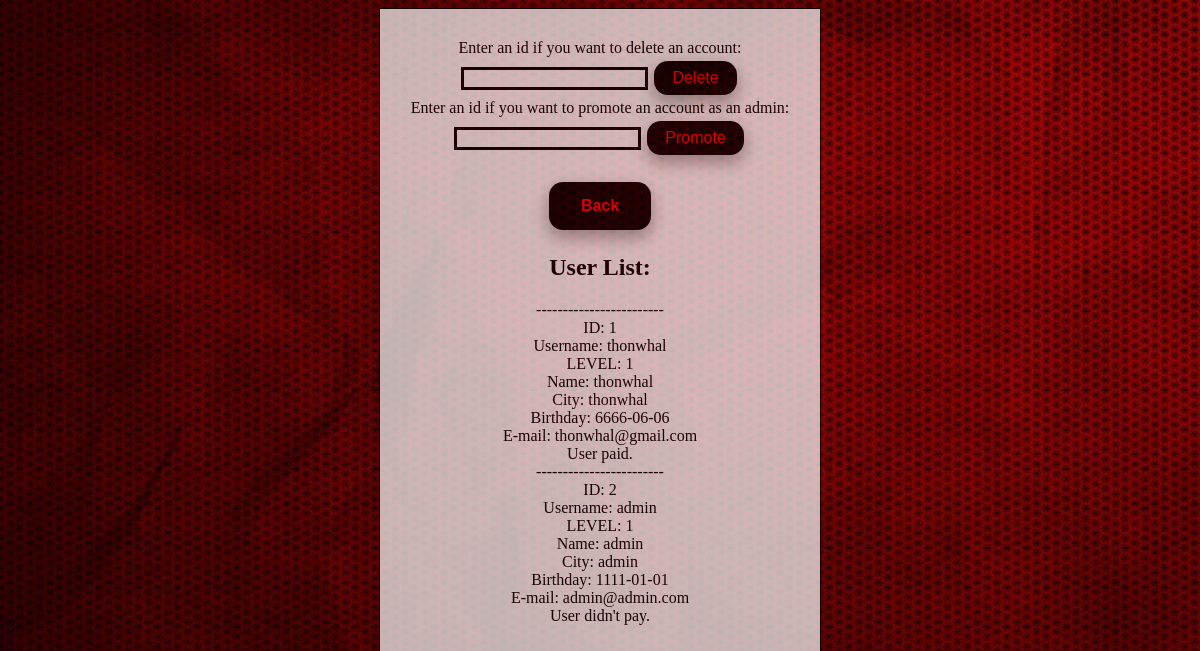
The app's page /usercontrolpanel.php (signed in) with its own data.
### tables this page shows
CREATE TABLE `users` (
  `id` int(11) NOT NULL,
  `username` varchar(100) NOT NULL,
  `name` varchar(100) NOT NULL,
  `city` varchar(100) NOT NULL,
  `bday` varchar(100) NOT NULL,
  `email` varchar(100) NOT NULL,
  `password` varchar(100) NOT NULL,
  `pay` varchar(1) NOT NULL DEFAULT 'd',
  `level` int(1) NOT NULL DEFAULT '2'
);

### usercontrolpanel.php (the view, shortened to what this page needs)
<!DOCTYPE html>
<?php $db = mysqli_connect('sql7.freesqldatabase.com', 'sql7271816', 'vXcVpd6JZs', 'sql7271816');
?>
<html>
<head>
<link rel="stylesheet" type="text/css" href="style.css">
</head>
<body>
<div align="center" class="transbox">
<form method="post" action="usercontrolpanel.php">
Enter an id if you want to delete an account:</br>
<input type="text" name="id" >
<input type="submit" class="buttonn" name="delete" value="Delete">
Enter an id if you want to promote an account as an admin:</br>
<input type="text" name="id2" >
<input type="submit" class="buttonn" name="promote" value="Promote">
</form>
<p> <a href="admin.php" class="button"><span>Back</span></a> </p>
<h2>User List:</h2>
<?php
	$query="SELECT * FROM users";
	$sql=mysqli_query($db,$query);
	while($pull = mysqli_fetch_array($sql)){
	extract($pull);
	echo "------------------------ </br>";
	echo "ID: ".$id."</br>";
	echo "Username: ".$username."</br>";
	echo "LEVEL: ".$level."</br>";
	echo "Name: ".$name."</br>";
	echo "City: ".$city."</br>";
	echo "Birthday: ".$bday."</br>";
	echo "E-mail: ".$email."</br>";
	$pay="SELECT * FROM users where username='$username' AND pay='p'";
	$pquery=mysqli_query($db,$pay);
	if((mysqli_num_rows($pquery))>0){
		echo "User paid. </br>";
	}
	else{
		echo "User didn't pay. </br>";
	}
}
?>
</body>
</html>

### style.css (style rules this page uses)
div.transbox { text-align: center; padding: 30px; width:250px; height:220px; margin: auto; background-color: #ffffff; border: 1px solid black; opacity: 0.7; filter: alpha(opacity=60); }
div.transbox p { margin: 5%; font-weight: bold; color: #000000; }
.button { background-color: black; border: none; color: red; padding: 15px 32px; text-align: center; text-decoration: none; display: inline-block; font-size: 16px; margin: 4px 2px; cursor: pointer; border-radius: 14px; font-family:arial,sans-serif; box-shadow: 0 8px 16px 0 rgba(0,0,0,0.2), 0 6px 20px 0 rgba(0,0,0,0.19); }
input[type=text] { border: 3px solid black; }
.button span { cursor: pointer; display: inline-block; position: relative; transition: 0.5s; }
.button span:after { content: '\00bb'; position: absolute; opacity: 0; top: 0; right: -20px; transition: 0.5s; }
body { background-image: url("bg.jpg"); background-size: cover; }

### usercontrolpanel.php (style rules this page uses)
div.transbox { text-align: center; padding: 30px; width:380px; height:1050px; margin: auto; background-color: #ffffff; border: 1px solid black; opacity: 0.7; filter: alpha(opacity=60); }
.buttonn { background-color: black; border: none; color: red; padding: 8px 18px; text-align: center; text-decoration: none; display: inline-block; font-size: 16px; margin: 4px 2px; cursor: pointer; border-radius: 14px; font-family:arial,sans-serif; box-shadow: 0 8px 16px 0 rgba(0,0,0,0.2), 0 6px 20px 0 rgba(0,0,0,0.19); }

### records on screen
users: id "1", username "thonwhal", level "1", name "thonwhal", city "thonwhal", bday "6666-06-06", email "thonwhal@gmail.com", shows "User paid."
users: id "2", username "admin", level "1", name "admin", city "admin", bday "1111-01-01", email "admin@admin.com", shows "User didn't pay."
